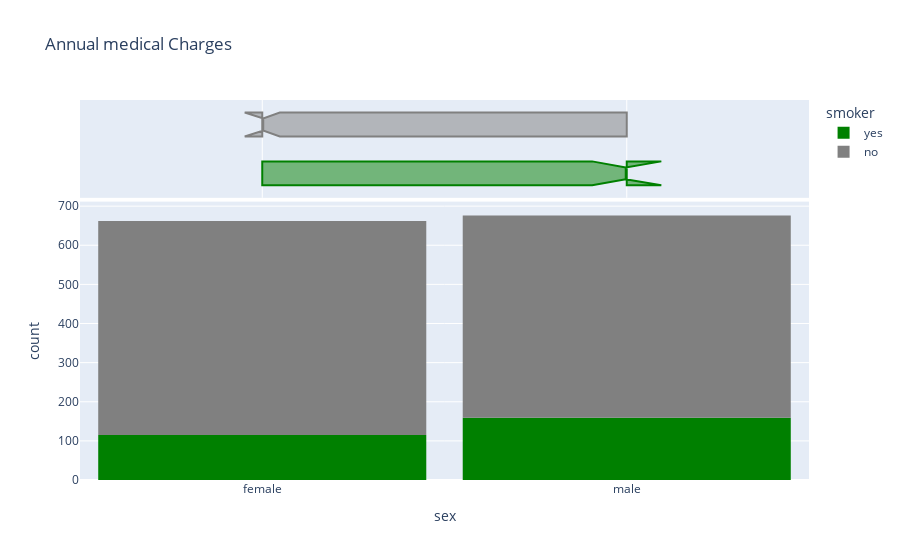

Notebook source saved alongside this figure:
### Code cell
fig = px.histogram(medical_df,
                   x = 'sex', 
                   marginal= 'box',
                   color = 'smoker',
                   color_discrete_sequence=['green', 'grey'],
                   title= 'Annual medical Charges')
fig.update_layout(bargap = 0.1)
fig.show()

### Figure 1 — Plotly figure (JSON) as saved in the notebook; plotly's stock layout.template omitted (floating-point values rounded to 4 significant figures; data arrays with more than 128 entries replaced by an {"elided": "..."} marker saying what was removed)
{"data": [{"alignmentgroup": "True", "bingroup": "x", "hovertemplate": "smoker=yes<br>sex=%{x}<br>count=%{y}<extra></extra>", "legendgroup": "yes", "marker": {"color": "green", "pattern": {"shape": ""}}, "name": "yes", "offsetgroup": "yes", "orientation": "v", "showlegend": true, "type": "histogram", "x": {"elided": "274 str values"}, "xaxis": "x", "yaxis": "y"}, {"alignmentgroup": "True", "hovertemplate": "smoker=yes<br>sex=%{x}<extra></extra>", "legendgroup": "yes", "marker": {"color": "green"}, "name": "yes", "notched": true, "offsetgroup": "yes", "showlegend": false, "type": "box", "x": {"elided": "274 str values"}, "xaxis": "x2", "yaxis": "y2"}, {"alignmentgroup": "True", "bingroup": "x", "hovertemplate": "smoker=no<br>sex=%{x}<br>count=%{y}<extra></extra>", "legendgroup": "no", "marker": {"color": "grey", "pattern": {"shape": ""}}, "name": "no", "offsetgroup": "no", "orientation": "v", "showlegend": true, "type": "histogram", "x": {"elided": "1064 str values"}, "xaxis": "x", "yaxis": "y"}, {"alignmentgroup": "True", "hovertemplate": "smoker=no<br>sex=%{x}<extra></extra>", "legendgroup": "no", "marker": {"color": "grey"}, "name": "no", "notched": true, "offsetgroup": "no", "showlegend": false, "type": "box", "x": {"elided": "1064 str values"}, "xaxis": "x2", "yaxis": "y2"}], "layout": {"bargap": 0.1, "barmode": "relative", "legend": {"title": {"text": "smoker"}, "tracegroupgap": 0}, "title": {"text": "Annual medical Charges"}, "xaxis": {"anchor": "y", "domain": [0, 1], "title": {"text": "sex"}}, "xaxis2": {"anchor": "y2", "domain": [0, 1], "matches": "x", "showgrid": true, "showticklabels": false}, "yaxis": {"anchor": "x", "domain": [0, 0.7326], "title": {"text": "count"}}, "yaxis2": {"anchor": "x2", "domain": [0.7426, 1], "matches": "y2", "showgrid": false, "showline": false, "showticklabels": false, "ticks": ""}}}
